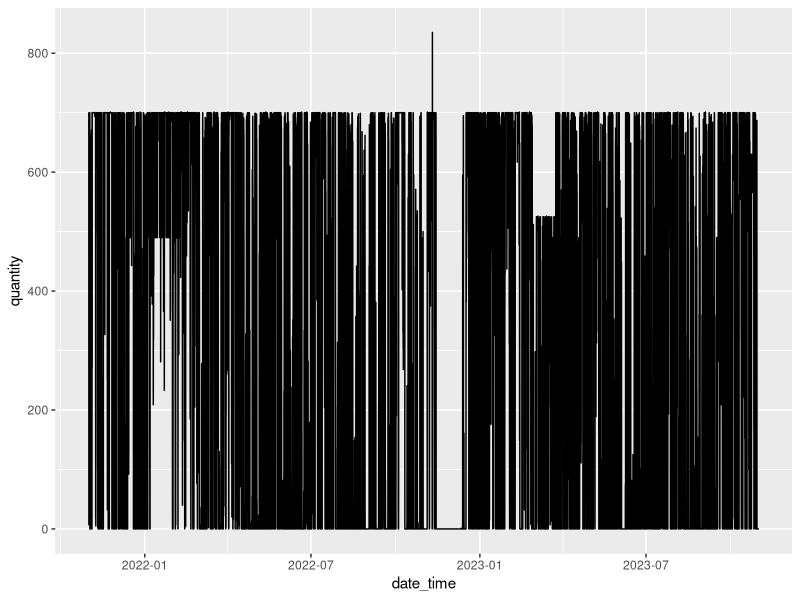
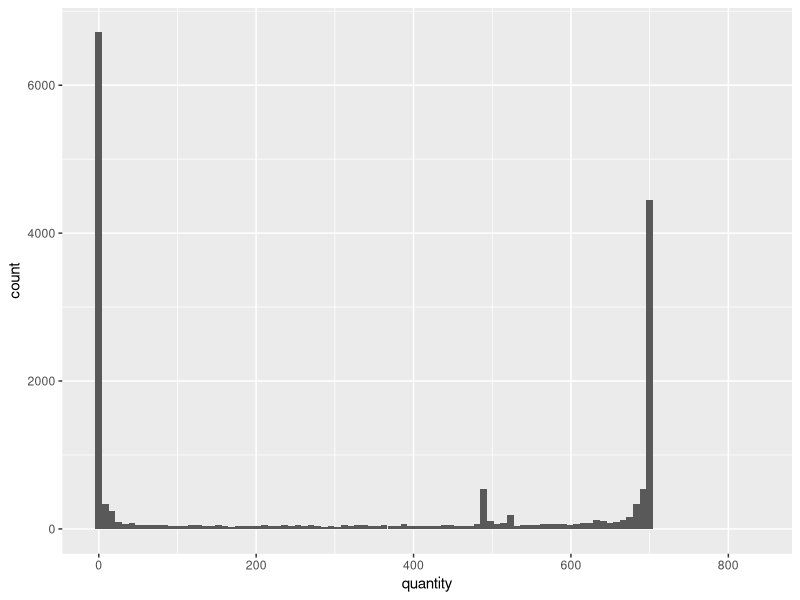
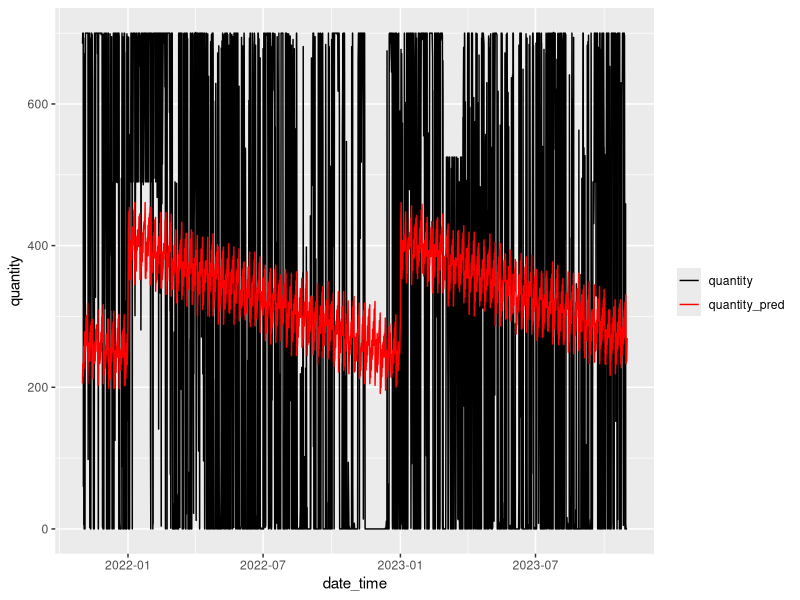

The R source for these figures, in order:
# Read data
flows <- read.csv("data/physical_flow__NL_10YNL----------L_10Y1001A1001A65H_202111010000_202311010000.csv", header = TRUE)

# Rename first column to date_time
colnames(flows)[1] <- "date_time"

# Convert date_time to POSIXct
flows$date_time <- as.POSIXct(flows$date_time, format = "%Y-%m-%d %H:%M:%S")

flows

library(ggplot2)
# Plot data
ggplot(flows, aes(x = date_time, y = quantity)) + geom_line()

# Plot distribution of quantity
ggplot(flows, aes(x = quantity)) + geom_histogram(bins = 100)

# Describe quantity
summary(flows$quantity)

# Feature engineer temporal features
flows$month <- as.numeric(format(flows$date_time, "%m"))
flows$day <- as.numeric(format(flows$date_time, "%d"))
flows$hour <- as.numeric(format(flows$date_time, "%H"))
flows$day_of_week <- as.numeric(format(flows$date_time, "%u"))

# Add a column for moving average of last 3 points
flows$ma_3 <- zoo::rollmean(flows$quantity, 3, fill = NA)

# Remove rows with NA
flows <- flows[!is.na(flows$ma_3), ]

# Split data into train and test randomly
set.seed(123)
train <- flows[sample(nrow(flows), 0.8 * nrow(flows)), ]
test <- flows[setdiff(1:nrow(flows), rownames(train)), ]

# Print length of train and test
nrow(train)
nrow(test)

# Linear regression model with features: hour, day_of_week, month
model <- lm(quantity ~ hour + day_of_week + month, data = train)

# Print model summary
summary(model)

# predict on test set
test$quantity_pred <- predict(model, test)

# Plot predictions
ggplot(test, aes(x = date_time)) + 
  geom_line(aes(y = quantity, colour = "quantity")) +
  geom_line(aes(y = quantity_pred, colour = "quantity_pred")) +
  scale_colour_manual("", breaks = c("quantity", "quantity_pred"), values = c("black", "red"))


# Correlation analysis
cor(flows$quantity, flows$hour)
cor(flows$quantity, flows$day_of_week)
cor(flows$quantity, flows$month)
cor(flows$quantity, flows$ma_3)
